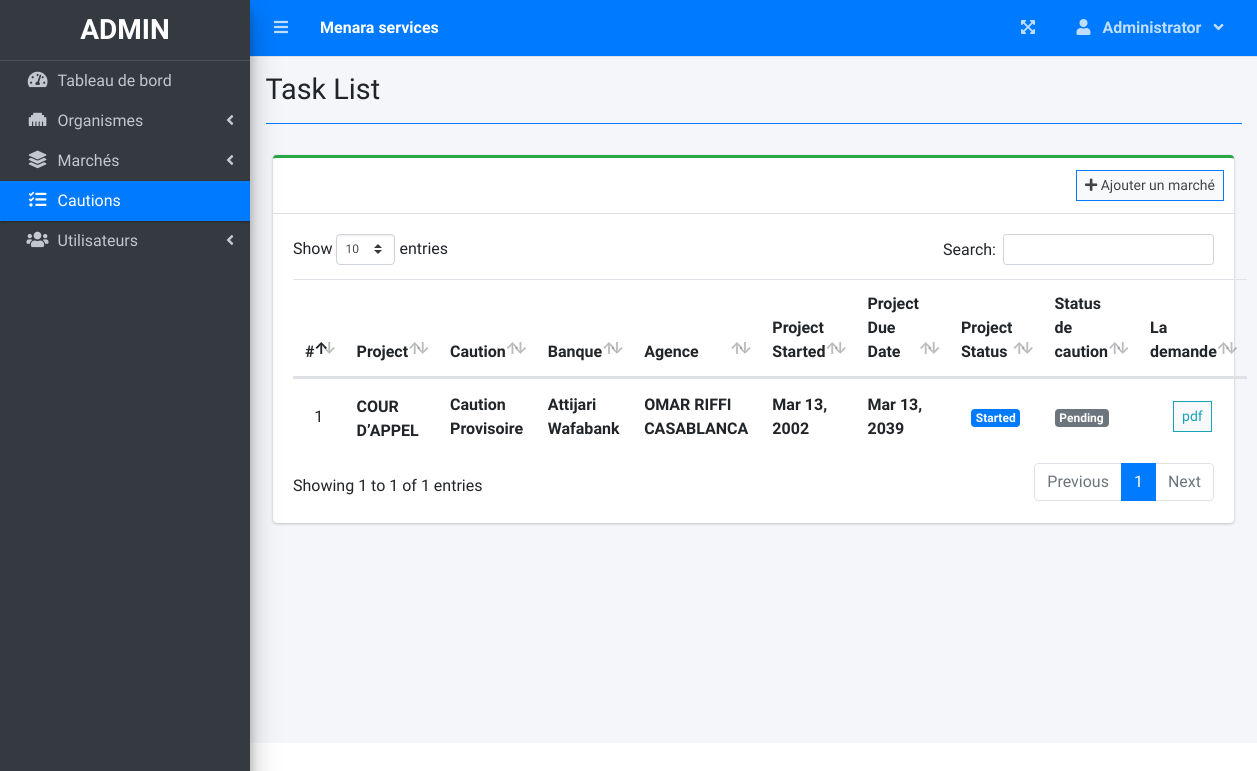
The app's page /index.php?page=task_list (signed in) with its own data.
### tables this page shows
CREATE TABLE `task_list` (
  `id` int(30) NOT NULL,
  `project_id` int(30) NOT NULL,
  `task` varchar(200) NOT NULL,
  `description` text NOT NULL,
  `status` tinyint(4) NOT NULL,
  `date_created` datetime NOT NULL DEFAULT current_timestamp(),
  `bq_name` varchar(30) NOT NULL,
  `agence` varchar(30) NOT NULL
);

CREATE TABLE `org` (
  `id` int(11) NOT NULL,
  `name` text NOT NULL,
  `email` varchar(255) NOT NULL,
  `num` varchar(100) NOT NULL
);

CREATE TABLE `project_list` (
  `id` int(30) NOT NULL,
  `name` varchar(200) NOT NULL,
  `description` text NOT NULL,
  `status` tinyint(2) NOT NULL,
  `start_date` date NOT NULL,
  `end_date` date NOT NULL,
  `manager_id` int(30) NOT NULL,
  `user_ids` text NOT NULL,
  `date_created` datetime NOT NULL DEFAULT current_timestamp(),
  `num_ordr` int(11) NOT NULL,
  `num_offr` varchar(20) NOT NULL,
  `ctn` float NOT NULL,
  `est` float NOT NULL,
  `est_min` float NOT NULL,
  `est_max` float NOT NULL,
  `ville` varchar(100) NOT NULL,
  `hr` varchar(255) NOT NULL,
  `qc` varchar(255) NOT NULL,
  `org_id` text NOT NULL
);

### task_list.php (the view, shortened to what this page needs)
<?php include'db_connect.php' ?>
<div class="col-lg-12">
	<div class="card card-outline card-success">
		<div class="card-header">
			<div class="card-tools">
				<a class="btn btn-block btn-sm btn-default btn-flat border-primary" href="./index.php?page=new_project"><i class="fa fa-plus"></i> Ajouter un marché </a>
			</div>
		</div>
		<div class="card-body">
			<table class="table tabe-hover table-condensed" id="list">
				<colgroup>
					<col width="5%">
					<col width="15%">
					<col width="20%">
					<col width="15%">
					<col width="15%">
					<col width="10%">
					<col width="10%">
					<col width="10%">
				</colgroup>
				<thead>
					<tr>
						<th class="text-center">#</th>
						<th>Project</th>
						<th>Caution</th>
						<th>Banque</th>
						<th>Agence</th>
						<th>Project Started</th>
						<th>Project Due Date</th>
						<th>Project Status</th>
						<th>Status de caution</th>
						<th>La demande</th>
					</tr>
				</thead>
				<tbody>
					<?php
					$i = 1;
					$where = "";
					$stat = array("Pending","Started","On-Progress","On-Hold","Over Due","Done");
					$qry = $conn->query("SELECT t.*,p.org_id as pname,p.start_date,p.status as pstatus, p.end_date,p.id as pid FROM task_list t inner join project_list p on p.id = t.project_id $where order by p.name asc");
					while($row= $qry->fetch_assoc()):
						$org = $conn->query("SELECT *,name FROM org where id = " . $row['pname']);
						$org = $org->num_rows > 0 ? $org->fetch_array() : array();
		                $cprog = $conn->query("SELECT * FROM task_list where project_id = {$row['pid']} and status = 3")->num_rows;
		                $prod = $conn->query("SELECT * FROM user_productivity where project_id = {$row['pid']}")->num_rows;
		                if($row['pstatus'] == 0 && strtotime(date('Y-m-d')) >= strtotime($row['start_date'])):
		                if($prod  > 0  || $cprog > 0)
		                  $row['pstatus'] = 2;
		                else
		                  $row['pstatus'] = 1;
		                elseif($row['pstatus'] == 0 && strtotime(date('Y-m-d')) > strtotime($row['end_date'])):
		                $row['pstatus'] = 4;
		                endif;
					?>
					<tr>
						<td class="text-center"><?php echo $i++ ?></td>
						<td><b><?php if(isset($org['id'])) : ?>
									<div class="d-flex align-items-center mt-1">
										<b><?php echo ucwords(html_entity_decode($org['name'])) ?></b>
									</div>
									<?php else: ?>
										<small><i>Organism Deleted from Database</i></small>
									<?php endif; ?>
								</b>
						</td>
						<td>
							<p><b><?php echo ucwords($row['task']) ?></b></p>
						</td>
						<td>
							<p><b><?php echo ucwords($row['bq_name']) ?></b></p>
						</td>
						<td>
							<p><b><?php echo ucwords($row['agence']) ?></b></p>
						</td>
						<td><b><?php echo date("M d, Y",strtotime($row['start_date'])) ?></b></td>
						<td><b><?php echo date("M d, Y",strtotime($row['end_date'])) ?></b></td>
						<td class="text-center">
							<?php
							  if($stat[$row['pstatus']] =='Pending'){
							  	echo "<span class='badge badge-secondary'>{$stat[$row['pstatus']]}</span>";
							  }elseif($stat[$row['pstatus']] =='Started'){
							  	echo "<span class='badge badge-primary'>{$stat[$row['pstatus']]}</span>";
							  }elseif($stat[$row['pstatus']] =='On-Progress'){
							  	echo "<span class='badge badge-info'>{$stat[$row['pstatus']]}</span>";
							  }elseif($stat[$row['pstatus']] =='On-Hold'){
							  	echo "<span class='badge badge-warning'>{$stat[$row['pstatus']]}</span>";
							  }elseif($stat[$row['pstatus']] =='Over Due'){
							  	echo "<span class='badge badge-danger'>{$stat[$row['pstatus']]}</span>";
							  }elseif($stat[$row['pstatus']] =='Done'){
							  	echo "<span class='badge badge-success'>{$stat[$row['pstatus']]}</span>";
							  }
							?>
						</td>
						<td>
                        	<?php
                        	if($row['status'] == 1){
						  		echo "<span class='badge badge-secondary'>Pending</span>";
                        	}elseif($row['status'] == 2){
						  		echo "<span class='badge badge-primary'>On-Progress</span>";
                        	}elseif($row['status'] == 3){
						  		echo "<span class='badge badge-success'>Done</span>";
                        	}
                        	?>
                        </td>
						<form method="POST" action="cprov.php">
						<td class="text-center">
							<a type="button" class="btn btn-default btn-sm btn-flat border-info wave-effect text-info " aria-expanded="true" data-pid = '<?php echo $row['pid'] ?>' data-tid = '<?php echo $row['id'] ?>'  data-task = '<?php echo ucwords($row['task']) ?>'  target="_blank" href="cprov.php?id=<?php echo $row['id'] ?>">
		                      pdf
		                    </a>
						</td>
					</tr>
				<?php endwhile; ?>
				</tbody>
			</table>
		</div>
	</div>
</div>

### task_list.php (style rules this page uses)
table p { margin: unset !important; }
table td { vertical-align: middle !important }

### records on screen
task_list: status.name "COUR D’APPEL", task "Caution Provisoire", bq_name "Attijari Wafabank", agence "OMAR RIFFI CASABLANCA", project_list.start_date "Mar 13, 2002", project_list.end_date "Mar 13, 2039", status "Started", shows "Pending"

### other values on screen
$_SESSION['system']['name'] "Menara services"
$_SESSION['login_firstname'] "Administrator"
$title "Task List"
